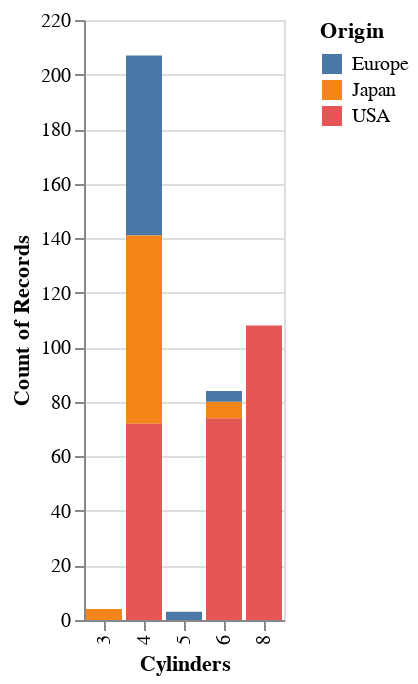

The notebook cell this image was saved under:
### Markdown cell above
Получилось что-то странное

### Code cell
alt.Chart(cars).mark_bar().encode(
    x='Cylinders:O',
    y='count()',
    color='Origin'
)

### Figure 1 — Vega-Lite specification as saved in the notebook (floating-point values rounded to 4 significant figures; data arrays with more than 128 entries replaced by an {"elided": "..."} marker saying what was removed)
{"config": {"view": {"continuousWidth": 400, "continuousHeight": 300}}, "data": {"name": "data-f02450ab61490a1363517a0190416235"}, "mark": "bar", "encoding": {"color": {"field": "Origin", "type": "nominal"}, "x": {"field": "Cylinders", "type": "ordinal"}, "y": {"aggregate": "count", "type": "quantitative"}}, "$schema": "https://vega.github.io/schema/vega-lite/v4.17.0.json", "datasets": {"data-f02450ab61490a1363517a0190416235": {"elided": "406 records"}}}
